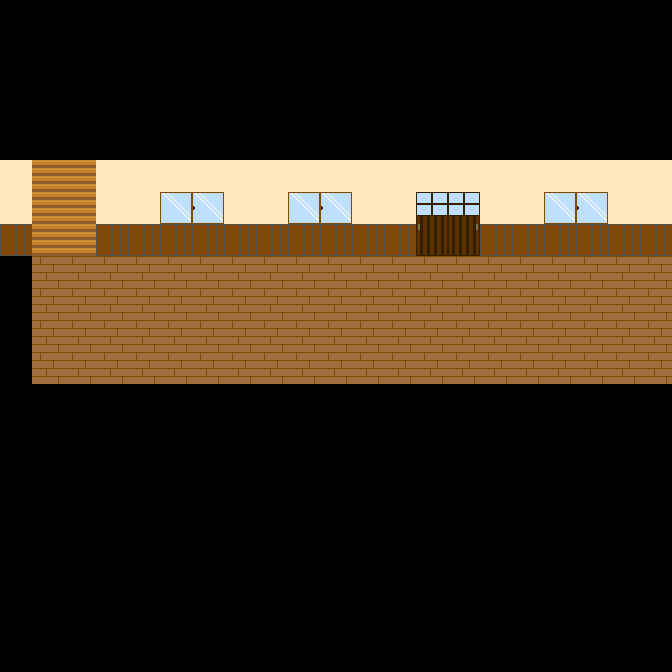

Tiled map render using the project's own tile images. Description and the whole map definition, tile-layer contents included, below:
An orthogonal 21x21 tile map with 32x32 px tiles, 1 tile layer (タイルレイヤー1).

<map version="1.10" tiledversion="1.11.2" orientation="orthogonal" renderorder="right-down" width="21" height="21" tilewidth="32" tileheight="32" infinite="0" nextlayerid="2" nextobjectid="1">
 <editorsettings>
  <export target="map1.csv" format="csv" />
 </editorsettings>
 <tileset firstgid="1" source="map_img.tsx" />
 <layer id="1" name="タイルレイヤー1" width="21" height="21">
  <data encoding="csv">
1,1,1,1,1,1,1,1,1,1,1,1,1,1,1,1,1,1,1,1,1,
1,1,1,1,1,1,1,1,1,1,1,1,1,1,1,1,1,1,1,1,1,
1,1,1,1,1,1,1,1,1,1,1,1,1,1,1,1,1,1,1,1,1,
1,1,1,1,1,1,1,1,1,1,1,1,1,1,1,1,1,1,1,1,1,
1,1,1,1,1,1,1,1,1,1,1,1,1,1,1,1,1,1,1,1,1,
4,17,17,4,4,4,4,4,4,4,4,4,4,4,4,4,4,4,4,4,4,
4,17,17,4,4,6,5,4,4,6,5,4,4,14,14,4,4,6,5,4,4,
3,17,17,3,3,3,3,3,3,3,3,3,3,12,13,3,3,3,3,3,3,
1,2,2,2,2,2,2,2,2,2,2,2,2,2,2,2,2,2,2,2,2,
1,2,2,2,2,2,2,2,2,2,2,2,2,2,2,2,2,2,2,2,2,
1,2,2,2,2,2,2,2,2,2,2,2,2,2,2,2,2,2,2,2,2,
1,2,2,2,2,2,2,2,2,2,2,2,2,2,2,2,2,2,2,2,2,
1,1,1,1,1,1,1,1,1,1,1,1,1,1,1,1,1,1,1,1,1,
1,1,1,1,1,1,1,1,1,1,1,1,1,1,1,1,1,1,1,1,1,
1,1,1,1,1,1,1,1,1,1,1,1,1,1,1,1,1,1,1,1,1,
1,1,1,1,1,1,1,1,1,1,1,1,1,1,1,1,1,1,1,1,1,
1,1,1,1,1,1,1,1,1,1,1,1,1,1,1,1,1,1,1,1,1,
1,1,1,1,1,1,1,1,1,1,1,1,1,1,1,1,1,1,1,1,1,
1,1,1,1,1,1,1,1,1,1,1,1,1,1,1,1,1,1,1,1,1,
1,1,1,1,1,1,1,1,1,1,1,1,1,1,1,1,1,1,1,1,1,
1,1,1,1,1,1,1,1,1,1,1,1,1,1,1,1,1,1,1,1,1
</data>
 </layer>
</map>